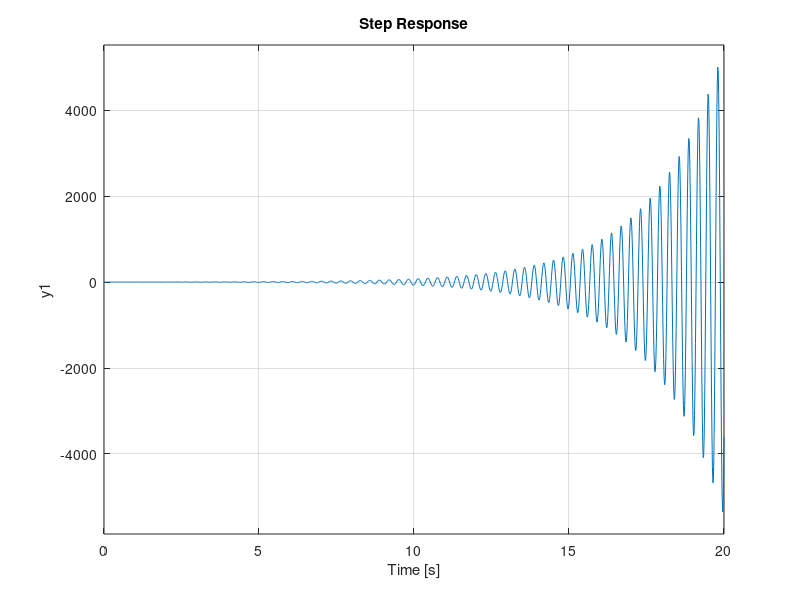
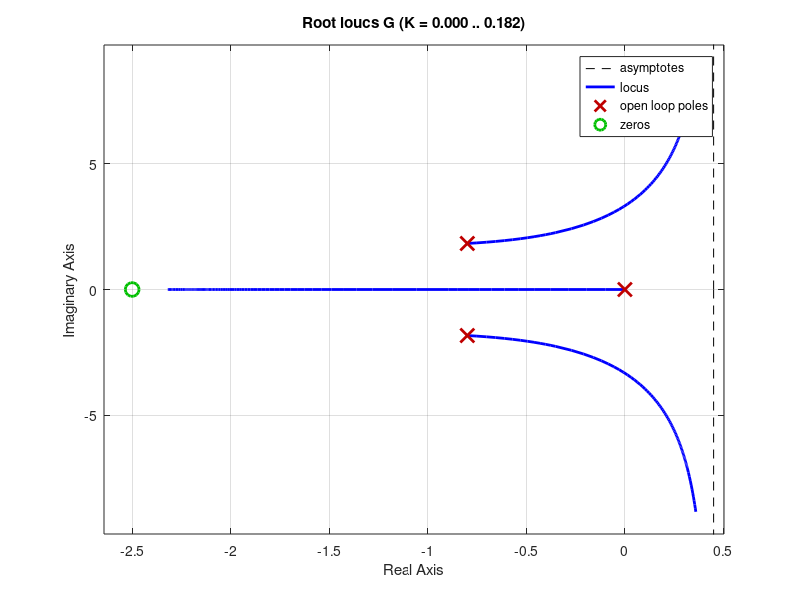
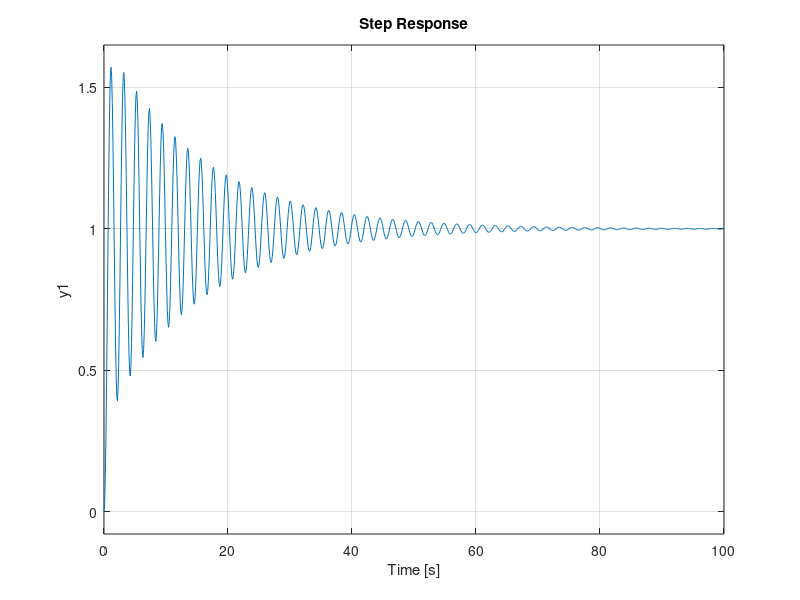

The MATLAB source for these figures, in order:
%% Prova MATLAB Tipo B: script di avvio (da NON modificare!)
%  Per la consegnam creare un proprio script con i comandi eseguiti man 
%  mano nello svolgimento degli esercizi

% Inizializzazione parametri (meccanismo di trasmissione del moto per robot
% collaborativo, es. Light-Weight Robot progettato dall'ente di ricerca
% tedesco DLR)
J1=0.1;
J2=0.1;
K=0.2;
b=0.08;
Km=50;
 
% definizione matrici A,B,C,D
A=[0 1 -1;-K/J1 -b/J1 b/J1;K/J2 b/J2 -b/J2]
B=[0;Km/J1;0]
C=[0 0 1]
D=0

%ESERCIZIO 1
%ricavo funzione di trasferimento
sys=ss(A,B,C,D)
G=tf(sys)

%poli
p=pole(G)

%autovalori
autovalori=eig(A)

%poli e autovalori coincidono quindi il sistema è semplicemente stabile e
%completamente osservabile

%ESERCIZIO 2

%risposta al gradino ad anello chiuso
K=1;
Gcl=feedback(K*G,1)
figure,step(Gcl) %sistema instabile

%valore di K limite per il quale il sistama risulta semplicemente stabile
figure,rlocus(G)

%dal grafico vedo 0,017
Klim=0.017

%pongo K1=0,8Klim e visualizzo la riposta al gradino del sistema chiuso in
%retroazione con tale guadagno e si determini il tempo di assestamento

K1=0.8*Klim
Gcl1=feedback(G*K1,1)
figure,step(Gcl1) %sistema stabile

%errore a regime
p=pole(K1*G)
